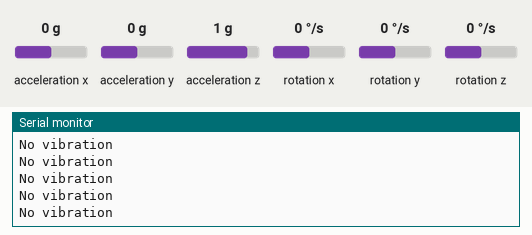
This sketch was run on a simulated ESP8266 (NodeMCU). Parts: the last lines printed to the serial monitor. The inputs (shaded band) are chosen by the test bench; at power-on: acceleration z 1 g, acceleration x 0 g, acceleration y 0 g, rotation x 0 °/s, rotation y 0 °/s, rotation z 0 °/s.

Above: at 1.2 s.
1.3 s: acceleration z set to 0.8 g
At 1.35 s:
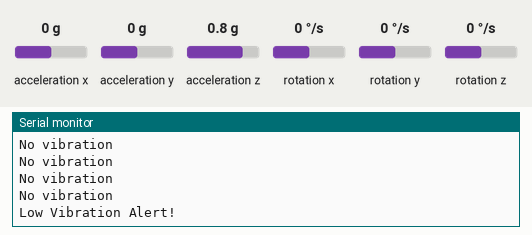
2.8 s: acceleration z set to 1.4 g
At 2.88 s:
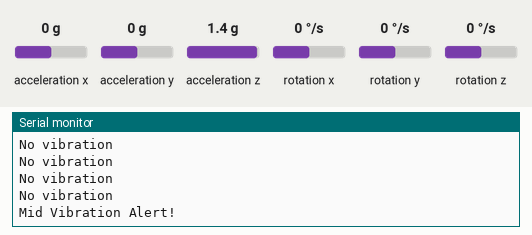

Measured:
- after the input at 1.3 s, the serial monitor: prints a new line at once (image 1)
- after the input at 2.8 s, the serial monitor: prints a new line after 0.07 s (image 2)

The sketch:

vibrateCode.ino
```cpp
#include <Wire.h>
#include <MPU6050.h>
#include <math.h>

MPU6050 accelerometer(0x68);

// Vibration Thresholds
const float lowVibrateFrequency = 0.10;
const float midVibrateFrequency = 0.30;
const float highVibrateFrequency = 0.60;

// Raw accelerometer values
short int axisX, axisY, axisZ;

// Previous values
float axisXPrevious = 0;
float axisYPrevious = 0;
float axisZPrevious = 0;

// G-force values
float xAxisGforce, yAxisGforce, zAxisGforce;
const float gForce = 16384.0;

// Delta vibration
float delta;

// Detection flags
bool lowVibrateDetection;
bool midVibrateDetection;
bool highVibrateDetection;

void setup() {
  Serial.begin(9600);

  // For NodeMCU: SDA = D2, SCL = D1
  Wire.begin(D2, D1);

  Serial.println("Initializing Accelerometer...");
  accelerometer.initialize();

  if (!accelerometer.testConnection()) {
    Serial.println("⚠ Warning: testConnection failed, but device detected on I2C 0x68");
  } else {
    Serial.println("Accelerometer Connected :)");
  }
}

void loop() {
  // Read raw acceleration
  accelerometer.getAcceleration(&axisX, &axisY, &axisZ);

  // Convert to g-force
  xAxisGforce = axisX / gForce;
  yAxisGforce = axisY / gForce;
  zAxisGforce = axisZ / gForce;

  // Calculate vibration
  delta = sqrt(
            pow(xAxisGforce - axisXPrevious, 2) +
            pow(yAxisGforce - axisYPrevious, 2) +
            pow(zAxisGforce - axisZPrevious, 2)
          );

  // Update previous values
  axisXPrevious = xAxisGforce;
  axisYPrevious = yAxisGforce;
  axisZPrevious = zAxisGforce;

  // Detection levels
  highVibrateDetection = (delta > highVibrateFrequency);
  midVibrateDetection  = (delta > midVibrateFrequency);
  lowVibrateDetection  = (delta > lowVibrateFrequency);

  if (highVibrateDetection) {
    Serial.println("High Vibration Alert!");
  }
  else if (midVibrateDetection) {
    Serial.println("Mid Vibration Alert!");
  }
  else if (lowVibrateDetection) {
    Serial.println("Low Vibration Alert!");
  }
  else {
    Serial.println("No vibration");
  }

  delay(100);
}
```
